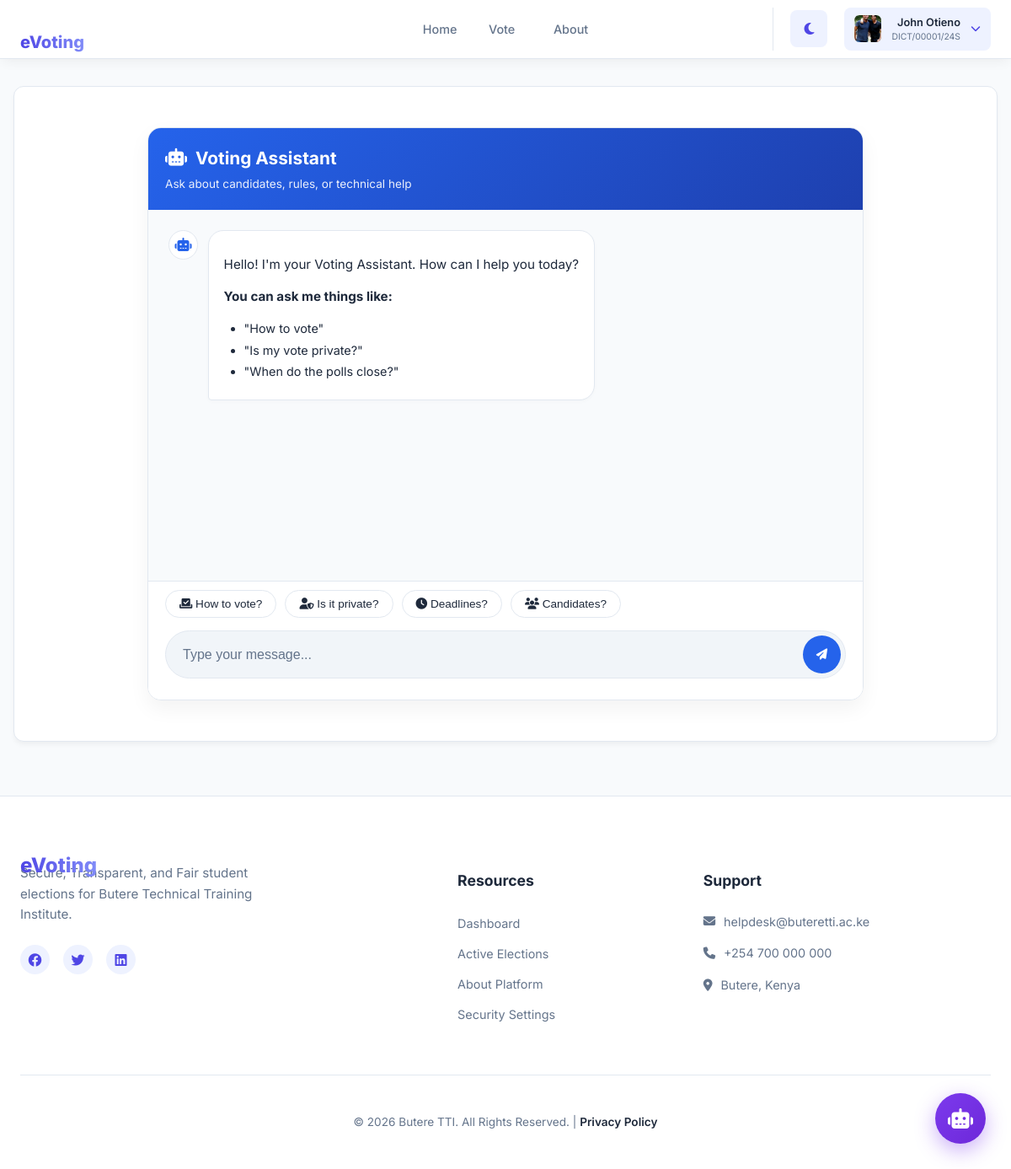
/student/chat/ (signed in), run on the app's committed database.
### core/models.py (models this page shows, shortened)
class User(AbstractUser):
	username = None  # Remove username field
	email = models.EmailField('email address', unique=True, null=True, blank=True)
	admission_number = models.CharField(
		max_length=20,
		unique=True,
		null=True,
		blank=True,
		validators=[
			RegexValidator(
				regex=ADMISSION_NUMBER_REGEX,
				message='Admission number must be in the format PROGRAM/01542/24S',
				code='invalid_admission_number'
			)
		]
	)
	full_name = models.CharField(max_length=255)
	programme = models.CharField(max_length=100, null=True, blank=True)
	year_of_study = models.PositiveIntegerField(null=True, blank=True)
	is_student = models.BooleanField(default=False)
	password_changed = models.BooleanField(default=False)  # Track first login password change
	profile_picture = models.ImageField(upload_to='profile_pictures/%Y/%m/%d/', null=True, blank=True)
	objects = UserManager()
	USERNAME_FIELD = 'email'
	REQUIRED_FIELDS = ['full_name']

### core/views.py (the view, shortened to what this page needs)
# urls.py: path('student/chat/', views.chat_view, name='chat'),
@login_required(login_url='student_login')
@student_required
@login_required(login_url='student_login')
@student_required
def chat_view(request):
	from .chatbot import voting_bot
	from .models import BotQuestion
	bot_response = None
	user_message = None
	context = {
		'user_message': user_message,
		'bot_response': bot_response,
	}
	return render(request, 'core/student_chat.html', context)

### core/auth_backend.py (called while the page is built)
    def get_user(self, user_id):
        UserModel = get_user_model()
        try:
            return UserModel.objects.get(pk=user_id)
        except UserModel.DoesNotExist:
            return None

### core/chatbot.py (called while the page is built, shortened)
def load_dynamic_training_data():
    training_file = os.path.join(settings.BASE_DIR, 'core', 'training_data', 'dynamic_training.yml')
    if not os.path.exists(training_file):
        return {}

### core/models.py (called while the page is built)
	@classmethod
	def get_status(cls):
		obj, created = cls.objects.get_or_create(pk=1)
		return obj

### core/templates/core/student_chat.html (shortened to what this page needs)
{% extends 'base_student.html' %}
{% block content %}
<div class="chat-container">
    <header class="chat-header">
        <div class="header-content">
            <h2><i class="fas fa-robot"></i> Voting Assistant</h2>
            <p class="subtitle">Ask about candidates, rules, or technical help</p>
        </div>
    </header>
    <div class="chat-window">
        <div class="chat-messages" id="chat-messages">
            <div class="message bot-message">
                <div class="message-avatar"><i class="fas fa-robot"></i></div>
                <div class="message-content">
                    <p>Hello! I'm your Voting Assistant. How can I help you today?</p>
                    <p><strong>You can ask me things like:</strong></p>
                    <ul class="bot-list">
                        <li>"How to vote"</li>
                        <li>"Is my vote private?"</li>
                        <li>"When do the polls close?"</li>
                    </ul>
                </div>
            </div>
        </div>
        <div class="chat-footer-area">
            <div class="quick-questions">
                <div class="quick-buttons-wrapper">
                    <button type="button" class="quick-btn" onclick="sendQuickMessage('How to vote')">
                        <i class="fas fa-vote-yea"></i> How to vote?
                    </button>
                    <button type="button" class="quick-btn" onclick="sendQuickMessage('Is my vote private')">
                        <i class="fas fa-user-shield"></i> Is it private?
                    </button>
                    <button type="button" class="quick-btn" onclick="sendQuickMessage('Voting deadline')">
                        <i class="fas fa-clock"></i> Deadlines?
                    </button>
                    <button type="button" class="quick-btn" onclick="sendQuickMessage('Candidates')">
                        <i class="fas fa-users"></i> Candidates?
                    </button>
                </div>
            </div>
            <form id="chat-form" class="chat-form">
                <div class="input-group">
                    <input type="text" id="user-input" placeholder="Type your message..." class="chat-input"
                        autocomplete="off" required>
                    <button type="submit" class="btn-send">
                        <i class="fas fa-paper-plane"></i>
                    </button>
                </div>
            </form>
        </div>
    </div>
</div>
{% endblock %}

### templates/base_student.html (shortened to what this page needs)
{% load static %}
<!DOCTYPE html>
<html lang="en" data-theme="light">
<head>
    <link rel="stylesheet" href="https://cdnjs.cloudflare.com/ajax/libs/font-awesome/6.4.0/css/all.min.css">
</head>
<body>
    <nav class="navbar-student">
        <div class="navbar-container">
            <a href="{% url 'student_dashboard' %}" style="text-decoration: none;">
                <span class="brand-text">eVoting</span>
            </a>
            <div class="navbar-menu-content" id="nav-menu">
                <ul class="navbar-nav">
                    <li><a href="{% url 'student_dashboard' %}"
                            class="nav-link {% if request.resolver_match.url_name == 'student_dashboard' %}active{% endif %}">Home</a>
                    </li>
                    <li><a href="{% url 'elections_list' %}"
                            class="nav-link  {% if request.resolver_match.url_name == 'elections_list' %}active{% endif %}">Vote</a>
                    </li>
                    <li class="nav-item">
                        <a href="{% url 'about' %}"
                            class="nav-link {% if request.resolver_match.url_name == 'about' %}active{% endif %}">
                            About
                        </a>
                    </li>
                </ul>
                <div class="navbar-actions">
                    <button id="theme-toggle" class="theme-toggle-btn">
                        <i class="fas fa-moon"></i>
                    </button>
                    <div class="student-profile-dropdown">
                        <div class="profile-trigger">
                            <div class="profile-avatar">
                                {% if user.profile_picture %}
                                <img src="{{ user.profile_picture.url }}" alt="Profile picture" class="avatar-image">
                                {% else %}
                                {% if user.full_name %}
                                {{ user.full_name|first|upper }}
                                {% else %}
                                {{ user.username|first|upper }}
                                {% endif %}
                                {% endif %}
                            </div>
                            <div class="profile-info">
                                <span class="profile-name">{{ user.full_name|default:user.username }}</span>
                                <span class="profile-admission">{{ user.admission_number }}</span>
                            </div>
                            <i class="fas fa-chevron-down"></i>
                        </div>
                    </div>
                </div>
            </div>
        </div>
    </nav>
    <main class="portal-container">
        <div class="main-card">
            {% block content %}{% endblock %}
        </div>
    </main>
    <footer class="portal-footer">
        <div class="footer-container">
            <div class="footer-grid">
                <div class="footer-brand">
                    <span class="brand-text">eVoting</span>
                    <p class="footer-motto">Secure, Transparent, and Fair student elections for Butere Technical
                        Training Institute.</p>
                    <div class="social-links">
                        <a href="#"><i class="fab fa-facebook"></i></a>
                        <a href="#"><i class="fab fa-twitter"></i></a>
                        <a href="#"><i class="fab fa-linkedin"></i></a>
                    </div>
                </div>
                <div class="footer-links">
                    <h4>Resources</h4>
                    <ul>
                        <li><a href="{% url 'student_dashboard' %}">Dashboard</a></li>
                        <li><a href="{% url 'elections_list' %}">Active Elections</a></li>
                        <li><a href="{% url 'about' %}">About Platform</a></li>
                        <li><a href="{% url 'change_password' %}">Security Settings</a></li>
                    </ul>
                </div>
                <div class="footer-contact">
                    <h4>Support</h4>
                    <p><i class="fas fa-envelope"></i> helpdesk@buteretti.ac.ke</p>
                    <p><i class="fas fa-phone"></i> +254 700 000 000</p>
                    <p><i class="fas fa-map-marker-alt"></i> Butere, Kenya</p>
                </div>
            </div>
            <div class="footer-bottom">
                <p>&copy; 2026 Butere TTI. All Rights Reserved. | <a href="#">Privacy Policy</a></p>
            </div>
        </div>
    </footer>
    {% include 'includes/floating_chatbot.html' %}
</body>
</html>

### core/templates/core/student_chat.html (style rules this page uses)
:root { --chat-bg: #f8fafc; --card-bg: #ffffff; --text-main: #1e293b; --text-muted: #64748b; --border-color: #e2e8f0; --bot-bubble: #ffffff; --bot-text: #1e293b; --user-bubble: #2563eb; --user-text: #ffffff; --input-bg: #f1f5f9; --header-gradient: linear-gradient(135deg, #2563eb, #1e40af); }
.chat-container { max-width: 850px; margin: 1rem auto; display: flex; flex-direction: column; height: 85vh; background: var(--card-bg); border: 1px solid var(--border-color); border-radius: 16px; overflow: hidden; box-shadow: 0 10px 25px rgba(0, 0, 0, 0.05); transition: all 0.3s ease; }
.chat-header { background: var(--header-gradient); color: white; padding: 1.25rem; }
.chat-header h2 { font-size: 1.3rem; margin: 0; display: flex; align-items: center; gap: 10px; }
.subtitle { font-size: 0.85rem; opacity: 0.9; margin: 5px 0 0; }
.chat-window { flex: 1; display: flex; flex-direction: column; overflow: hidden; background: var(--chat-bg); }
.chat-messages { flex: 1; overflow-y: auto; padding: 1.5rem; display: flex; flex-direction: column; gap: 1rem; scroll-behavior: smooth; }
.message { display: flex; gap: 12px; max-width: 80%; animation: slideUp 0.3s ease-out; }
.bot-message { align-self: flex-start; }
.message-content { padding: 0.9rem 1.1rem; border-radius: 18px; font-size: 0.95rem; line-height: 1.5; box-shadow: 0 2px 4px rgba(0, 0, 0, 0.02); transition: background 0.3s ease, color 0.3s ease; }
.bot-message .message-content { background: var(--bot-bubble); border: 1px solid var(--border-color); color: var(--bot-text); border-bottom-left-radius: 4px; }
.message-avatar { width: 35px; height: 35px; border-radius: 50%; background: var(--bot-bubble); color: var(--user-bubble); display: flex; align-items: center; justify-content: center; flex-shrink: 0; border: 1px solid var(--border-color); }
.chat-footer-area { background: var(--card-bg); border-top: 1px solid var(--border-color); padding: 5px 0; }
.chat-form { padding: 10px 20px 20px; }
.input-group { display: flex; gap: 10px; background: var(--input-bg); padding: 5px; border-radius: 30px; border: 1px solid var(--border-color); }
.chat-input { flex: 1; border: none; background: transparent; padding: 10px 15px; outline: none; font-size: 1rem; color: var(--text-main); }
.chat-input::placeholder { color: var(--text-muted); }
.btn-send { width: 45px; height: 45px; border-radius: 50%; background: var(--user-bubble); color: white; border: none; cursor: pointer; transition: 0.2s; }
.quick-questions { padding: 5px 20px; overflow-x: auto; overflow-y: hidden; white-space: nowrap; scrollbar-width: thin; scrollbar-color: var(--border-color) transparent; -webkit-overflow-scrolling: touch; }
.quick-buttons-wrapper { display: inline-flex; gap: 10px; min-width: min-content; }
.quick-btn { padding: 8px 16px; background: var(--card-bg); border: 1px solid var(--border-color); border-radius: 20px; font-size: 0.85rem; cursor: pointer; transition: 0.2s; color: var(--text-main); font-weight: 500; }
.bot-list { margin: 8px 0; padding-left: 1.5rem; }
.bot-list li { margin: 4px 0; font-size: 0.9rem; }

### data on the page
User: profile_picture (picture), full_name "John Otieno", admission_number "DICT/00001/24S"
